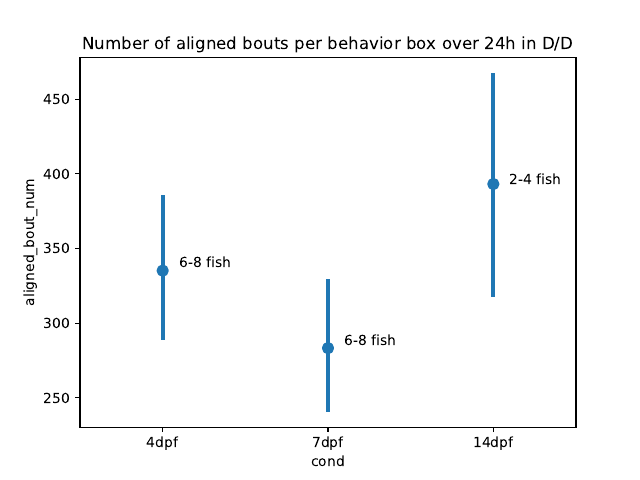

Recreate this plot in Python.
# %%
import os
import pandas as pd
import numpy as np
import seaborn as sns
import matplotlib.pylab as plt

# %%
# number of aligned bouts we get from the apparatus
# data was collected during 24 hrs, in constant darkness (D/D), from 30 different boxes
# recommended fish number for regular-sized cuvettes: 
#   4dpf: 6-8 fish
#   7dpf: 6-8 fish
#   14dpf: 2-4 fish

notes = {'4dpf':'6-8 fish',
         '7dpf':'6-8 fish',
         '14dpf':'2-4 fish'}

sample_4to5dpf_DD_24hrs_6to8fish = \
    [305,334,455,409,495,467,392,301,388,587,354,690,196,193,137,433,369,615,199,267,172,268,154,268,150,200,282,354,310,311]
sample_7to8dpf_DD_24hrs_6to8fish = \
    [502,617,671,343,203,425,385,526,347,331,209,206,202,298,285,415,225,375,265,258,260,218,245,269,280,99,177,183,174,107,128,200,248,251,234,171,150]
sample_14to15dpf_DD_24hrs_2to4fish = \
    [572,371,439,547,487,363,407,988,592,357,248,444,753,464,542,241,393,592,209,422,227,209,211,146,144,124,123]

aligned_number = pd.DataFrame()
aligned_number = aligned_number.assign(
    aligned_bout_num = np.concatenate((sample_4to5dpf_DD_24hrs_6to8fish,
                               sample_7to8dpf_DD_24hrs_6to8fish,
                               sample_14to15dpf_DD_24hrs_2to4fish)),
    cond = np.concatenate(( len(sample_4to5dpf_DD_24hrs_6to8fish)*['4dpf'],
                            len(sample_7to8dpf_DD_24hrs_6to8fish)*['7dpf'],
                            len(sample_14to15dpf_DD_24hrs_2to4fish)*['14dpf'])),
)
# %%
f = sns.pointplot(y='aligned_bout_num', x='cond',data=aligned_number,
                  join=False,
                  )

for i, x in enumerate(f.get_xticklabels()):
    condition = x.get_text()
    plt.text(i+0.1,
             f.get_lines()[i].get_ydata().mean(), 
             notes[condition], 
             horizontalalignment='left', size='medium', color='black')
f.set_title("Number of aligned bouts per behavior box over 24h in D/D")

folder_dir = os.getcwd()
filename = os.path.join(folder_dir,"number of aligned bouts.pdf")
plt.savefig(filename, format='PDF')
# %%
